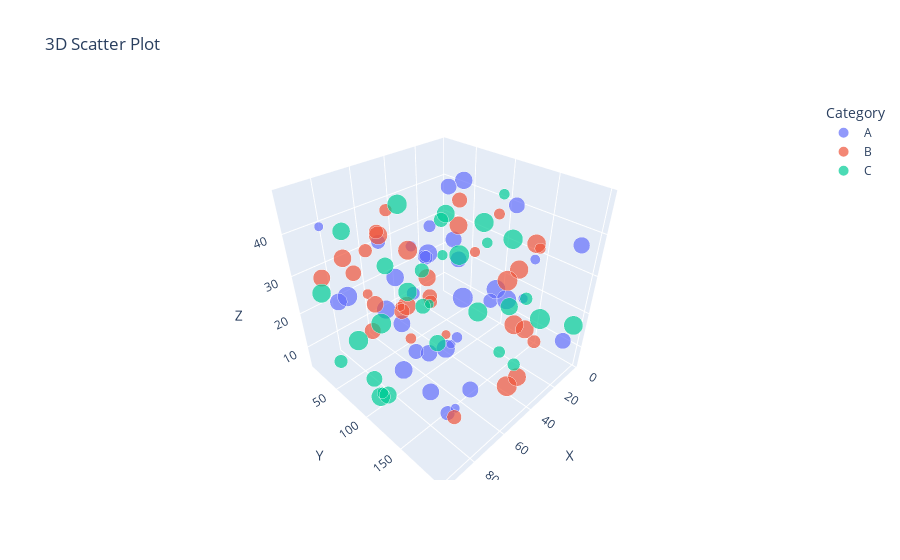

The notebook cell this image was saved under:
### Markdown cell above
13. Create a 3D scatter plot using Plotly

### Code cell
np.random.seed(42) 
df = pd.DataFrame({
    'X': np.random.randint(1, 100, 100),
    'Y': np.random.randint(10, 200, 100),
    'Z': np.random.randint(5, 50, 100),
    'Category': np.random.choice(['A', 'B', 'C'], 100) 
})

# Create 3D scatter plot
fig = px.scatter_3d(df, 
                    x='X', 
                    y='Y', 
                    z='Z', 
                    color='Category',
                    size=np.random.randint(10, 50, 100),  
                    opacity=0.7,
                    title="3D Scatter Plot")

fig.show()

### Figure 1 — Plotly figure (JSON) as saved in the notebook; plotly's stock layout.template omitted (floating-point values rounded to 4 significant figures)
{"data": [{"hovertemplate": "Category=A<br>X=%{x}<br>Y=%{y}<br>Z=%{z}<br>size=%{marker.size}<extra></extra>", "legendgroup": "A", "marker": {"color": "#636efa", "opacity": 0.7, "size": [11, 41, 32, 31, 31, 24, 46, 49, 28, 35, 35, 32, 18, 10, 43, 34, 10, 14, 31, 38, 12, 35, 31, 23, 37, 39, 25, 41, 10, 14, 25, 33, 21, 42, 46, 21], "sizemode": "area", "sizeref": 0.1225, "symbol": "circle"}, "mode": "markers", "name": "A", "scene": "scene", "showlegend": true, "type": "scatter3d", "x": [52, 93, 15, 72, 21, 75, 75, 2, 58, 89, 91, 59, 42, 80, 15, 62, 62, 64, 3, 51, 7, 73, 4, 60, 14, 90, 84, 54, 93, 63, 34, 15, 72, 62, 40, 85], "y": [197, 133, 50, 166, 54, 80, 18, 42, 81, 171, 57, 160, 71, 181, 113, 110, 140, 151, 112, 36, 146, 99, 188, 105, 61, 141, 180, 117, 53, 93, 137, 199, 130, 112, 164, 146], "z": [36, 36, 28, 45, 43, 41, 21, 6, 8, 21, 28, 9, 38, 15, 20, 13, 20, 24, 40, 23, 30, 23, 11, 37, 44, 22, 15, 13, 45, 39, 24, 40, 42, 39, 29, 39]}, {"hovertemplate": "Category=B<br>X=%{x}<br>Y=%{y}<br>Z=%{z}<br>size=%{marker.size}<extra></extra>", "legendgroup": "B", "marker": {"color": "#EF553B", "opacity": 0.7, "size": [34, 14, 13, 15, 41, 39, 44, 22, 26, 37, 41, 49, 25, 21, 21, 35, 30, 48, 42, 39, 32, 14, 40, 19, 28, 25, 11, 41, 29, 44, 12, 10, 38], "sizemode": "area", "sizeref": 0.1225, "symbol": "circle"}, "mode": "markers", "name": "B", "scene": "scene", "showlegend": true, "type": "scatter3d", "x": [61, 3, 53, 2, 88, 30, 38, 60, 76, 22, 62, 47, 51, 21, 2, 92, 71, 44, 47, 35, 81, 50, 6, 54, 4, 90, 74, 14, 48, 78, 80, 82, 89], "y": [24, 145, 148, 90, 145, 172, 172, 14, 144, 21, 44, 184, 10, 24, 152, 38, 22, 169, 196, 95, 75, 54, 143, 37, 37, 199, 101, 138, 36, 125, 71, 174, 68], "z": [16, 32, 41, 36, 37, 5, 23, 30, 36, 15, 37, 10, 33, 7, 5, 32, 27, 35, 46, 39, 20, 6, 9, 41, 36, 20, 28, 28, 12, 44, 29, 33, 39]}, {"hovertemplate": "Category=C<br>X=%{x}<br>Y=%{y}<br>Z=%{z}<br>size=%{marker.size}<extra></extra>", "legendgroup": "C", "marker": {"color": "#00cc96", "opacity": 0.7, "size": [31, 15, 42, 17, 48, 25, 39, 28, 46, 21, 10, 48, 25, 46, 38, 14, 14, 35, 45, 46, 19, 45, 43, 13, 33, 37, 36, 42, 42, 49, 19], "sizemode": "area", "sizeref": 0.1225, "symbol": "circle"}, "mode": "markers", "name": "C", "scene": "scene", "showlegend": true, "type": "scatter3d", "x": [83, 87, 88, 24, 22, 64, 21, 33, 49, 92, 60, 55, 39, 18, 89, 9, 53, 60, 8, 78, 36, 4, 2, 18, 44, 62, 95, 87, 53, 24, 26], "y": [74, 98, 97, 138, 72, 132, 50, 37, 42, 46, 108, 14, 51, 133, 72, 105, 160, 45, 80, 37, 179, 71, 194, 39, 84, 199, 130, 12, 60, 181, 161], "z": [6, 7, 6, 6, 27, 48, 36, 10, 42, 10, 26, 7, 24, 36, 45, 43, 44, 29, 34, 11, 30, 5, 16, 23, 7, 37, 15, 24, 22, 22, 6]}], "layout": {"legend": {"itemsizing": "constant", "title": {"text": "Category"}, "tracegroupgap": 0}, "scene": {"domain": {"x": [0, 1], "y": [0, 1]}, "xaxis": {"title": {"text": "X"}}, "yaxis": {"title": {"text": "Y"}}, "zaxis": {"title": {"text": "Z"}}}, "title": {"text": "3D Scatter Plot"}}}
